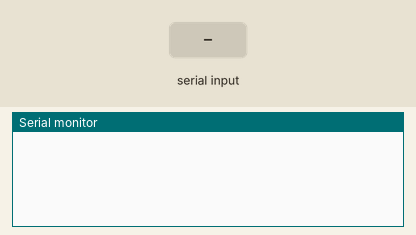
Recording of a sketch running on a simulated Arduino Uno, built with avr-gcc and run on an emulated ATmega328P. On the bench: the last lines printed to the serial monitor. Inputs (shaded band) come from the test bench.

Above: at 1.2 s.
1.3 s: "1" received over Serial
At 2.2 s:
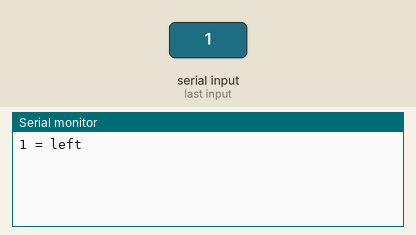
2.8 s: "2" received over Serial
At 3.4 s:
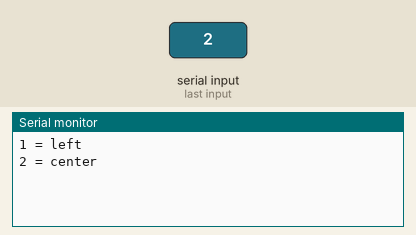
4.3 s: "3" received over Serial
At 5.5 s:
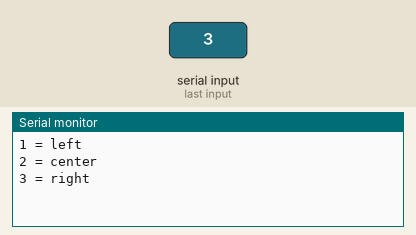
5.8 s: "0" received over Serial
At 6.9 s:
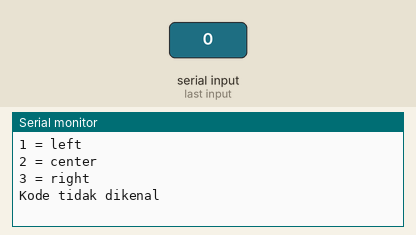

The sketch:

img.py.ino
```cpp
void setup() {
  // Inisialisasi komunikasi serial dengan baud rate 9600
  Serial.begin(9600);
}

void loop() {
  // Periksa apakah ada data yang tersedia di serial buffer
  if (Serial.available() > 0) {
    // Membaca data dari serial buffer
    char receivedCode = Serial.read();

    // Menentukan posisi berdasarkan kode yang diterima
    switch (receivedCode) {
      case '1':
        Serial.println("1 = left");
        break;
      case '2':
        Serial.println("2 = center");
        break;
      case '3':
        Serial.println("3 = right");
        break;
      default:
        Serial.println("Kode tidak dikenal");
        break;
    }
  }
}
```

Measured:
- after the input at 1.3 s, the serial monitor: prints a new line at once (image 1)
- after the input at 2.8 s, the serial monitor: prints a new line at once (image 2)
- after the input at 4.3 s, the serial monitor: prints a new line at once (image 3)
- after the input at 5.8 s, the serial monitor: prints a new line at once (image 4)
